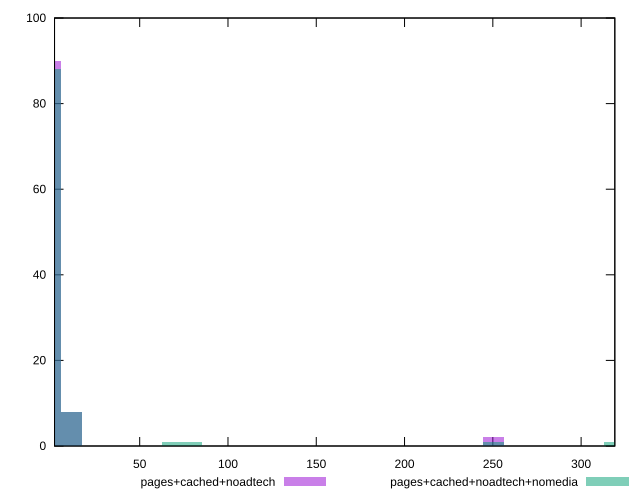

Recreate this plot in gnuplot.
reset

$pagesCachedNoadtech <<EOF
250.3597196891874 2
11.379987258599426 8
0 90
EOF

$pagesCachedNoadtechNomedia <<EOF
318.6396432407839 1
250.3597196891874 1
0 88
68.27992355159655 1
11.379987258599426 8
79.65991081019598 1
EOF

set key outside below
set boxwidth 11.379987258599426
set xrange [1.7679999999999998:319.0909999999999]
set yrange [0:100]
set trange [0:100]
set style fill transparent solid 0.5 noborder
set terminal svg size 640, 500 enhanced background rgb 'white'
set output "report_00017_2021-02-10T15-08-03.406Z/server-response-time/comparison/histogram/2_vs_3.svg"

plot $pagesCachedNoadtech title "pages+cached+noadtech" with boxes, \
     $pagesCachedNoadtechNomedia title "pages+cached+noadtech+nomedia" with boxes

reset
